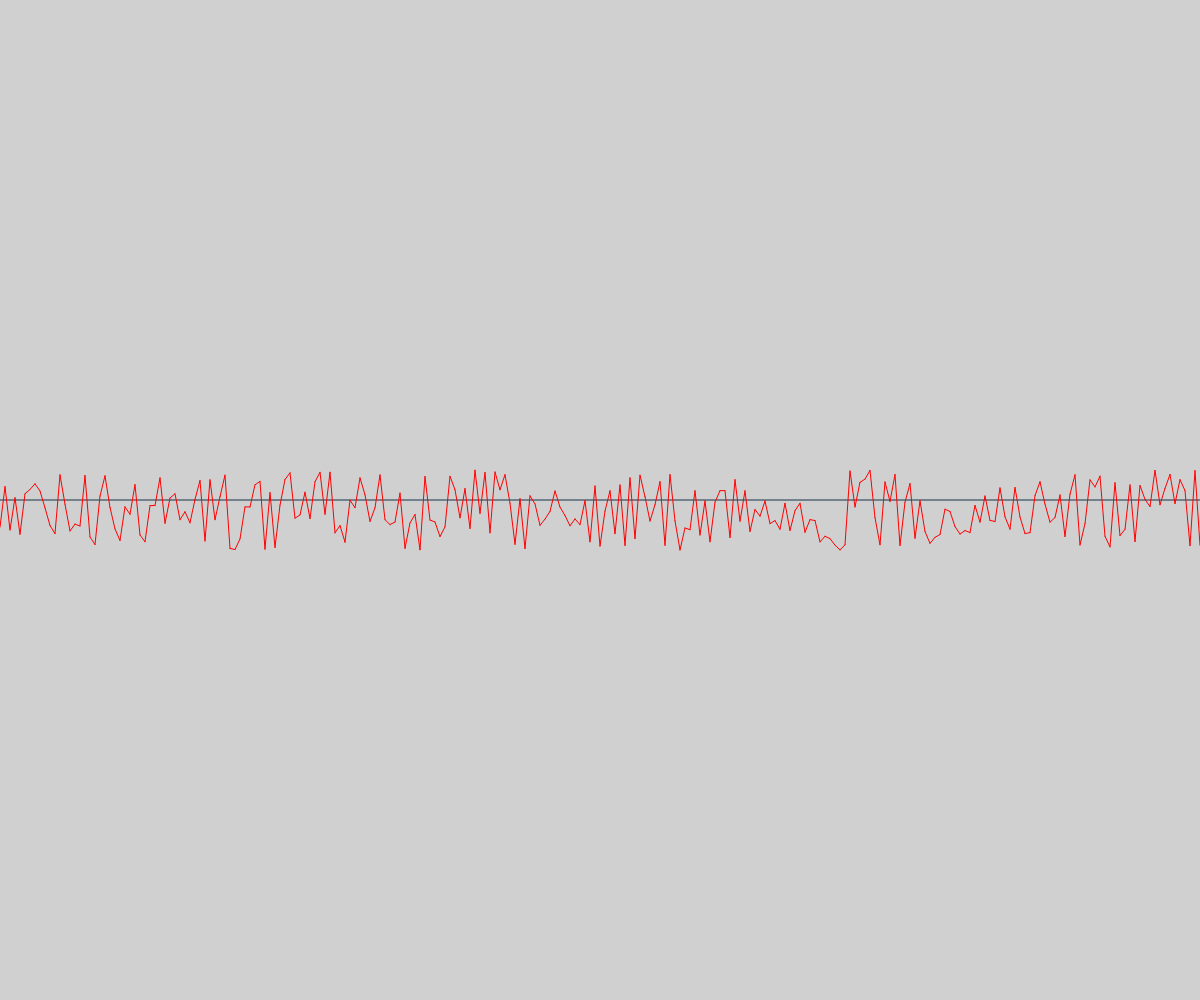
Frame 1 (no input)
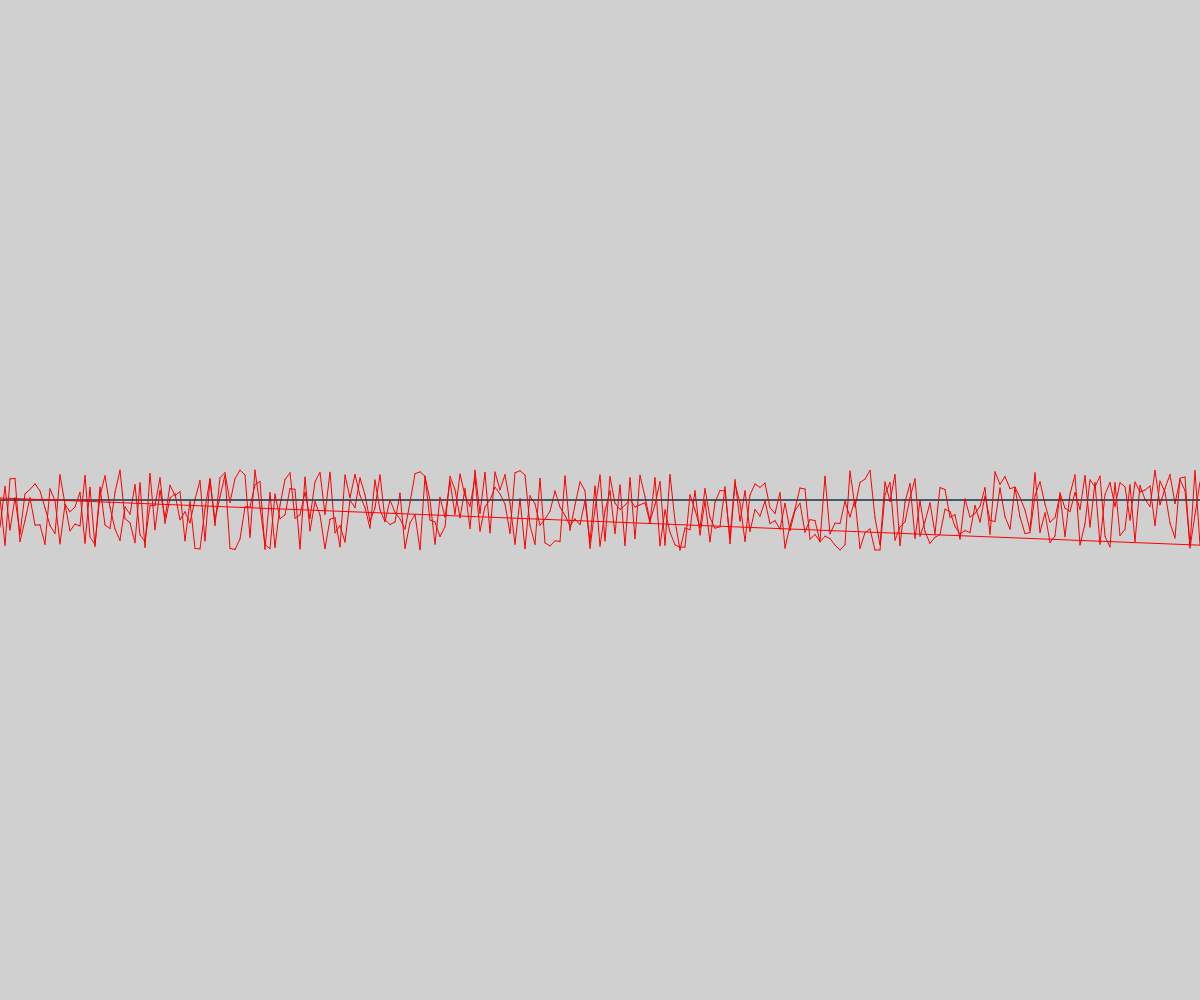
Frame 2 (the mouse pressed at the canvas centre, redrawn once)

The p5.js sketch that drew these frames (run headless with seeded random() and noise() and a simulated clock; the mouse was pressed at the canvas centre and the sketch redrawn once):

// p5.js sketch
// ── sketch.js
// Example 25

// Create a jagged line using random

var step = 10;
var lastX = -10;
let lastY;
let middle;
var y = 50;

function setup() {
    createCanvas(windowWidth, windowHeight);
    background(208);
    smooth();
    noLoop();
    noFill();
}

function draw() {
    stroke(20, 50, 70);
    middle = height / 2;
    line(0, middle, width, height / 2);

    stroke('red');
    for (i = 0; i <= width; i += 5) {
        y = random(middle - 30, middle + 50);
        line(i, y, lastX, lastY);
        // line(i, height/2, lastX, lastY);
        lastX = i;
        lastY = y;
    }
}
